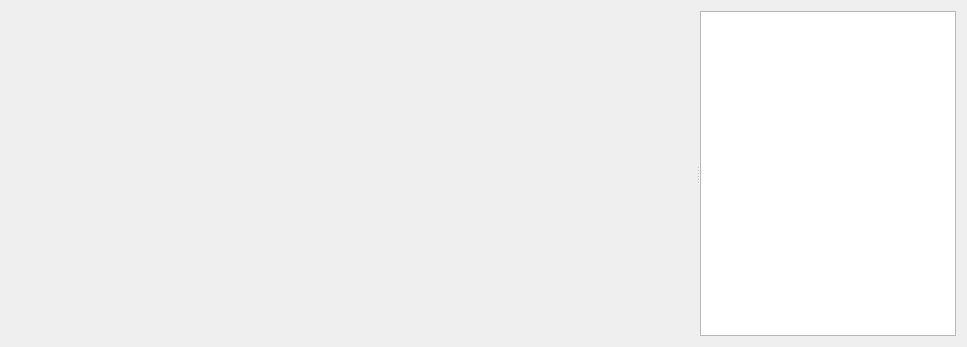
<?xml version="1.0" encoding="UTF-8"?>
<ui version="4.0">
 <class>ScreenEditor</class>
 <widget class="QWidget" name="ScreenEditor">
  <property name="geometry">
   <rect>
    <x>0</x>
    <y>0</y>
    <width>967</width>
    <height>347</height>
   </rect>
  </property>
  <property name="windowTitle">
   <string>Form</string>
  </property>
  <layout class="QHBoxLayout" name="horizontalLayout">
   <item>
    <widget class="QSplitter" name="splitter_2">
     <property name="orientation">
      <enum>Qt::Horizontal</enum>
     </property>
     <widget class="CoreSFMLCanvas" name="coresfmlcanvas" native="true">
      <property name="sizePolicy">
       <sizepolicy hsizetype="Maximum" vsizetype="Expanding">
        <horstretch>50</horstretch>
        <verstretch>0</verstretch>
       </sizepolicy>
      </property>
     </widget>
     <widget class="QSplitter" name="splitter">
      <property name="sizePolicy">
       <sizepolicy hsizetype="MinimumExpanding" vsizetype="Expanding">
        <horstretch>0</horstretch>
        <verstretch>0</verstretch>
       </sizepolicy>
      </property>
      <property name="orientation">
       <enum>Qt::Vertical</enum>
      </property>
      <widget class="QListView" name="listView">
       <property name="sizePolicy">
        <sizepolicy hsizetype="MinimumExpanding" vsizetype="MinimumExpanding">
         <horstretch>0</horstretch>
         <verstretch>0</verstretch>
        </sizepolicy>
       </property>
      </widget>
     </widget>
    </widget>
   </item>
  </layout>
 </widget>
 <customwidgets>
  <customwidget>
   <class>cPropertyEditor</class>
   <extends>QWidget</extends>
   <header>Editor.Widgets.Editors.PropertyEditor.h</header>
   <container>1</container>
  </customwidget>
  <customwidget>
   <class>CoreSFMLCanvas</class>
   <extends>QWidget</extends>
   <header>Editor.Widgets.CoreSFMLCanvas.h</header>
   <container>1</container>
  </customwidget>
 </customwidgets>
 <resources/>
 <connections/>
</ui>
